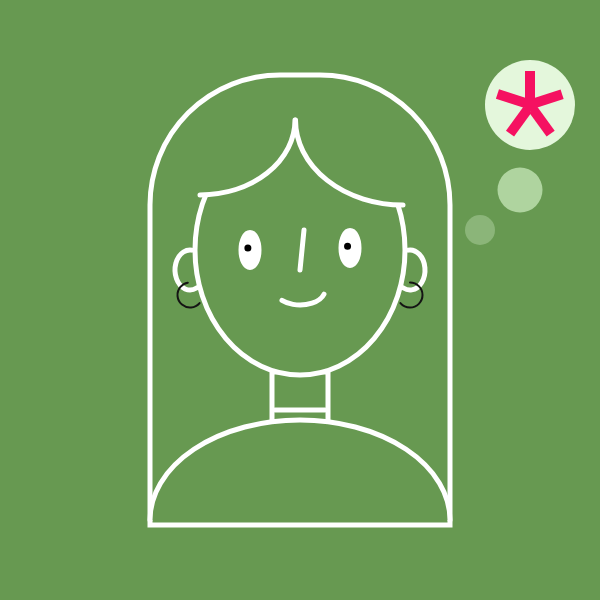
Frame 1 (no input)
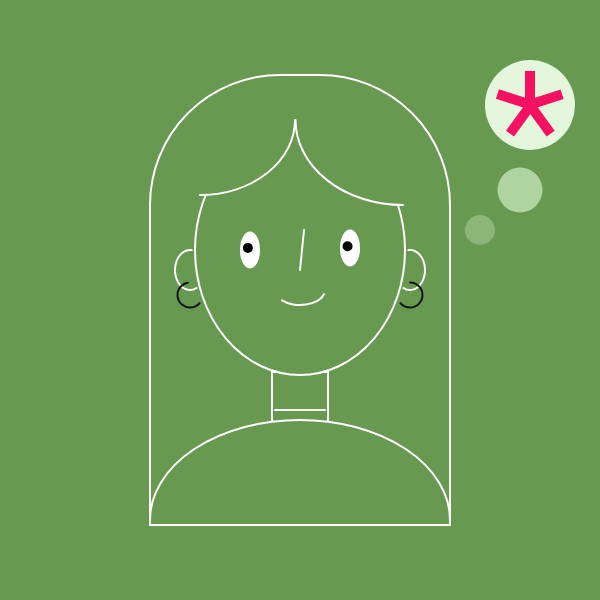
Frame 60 (no input)
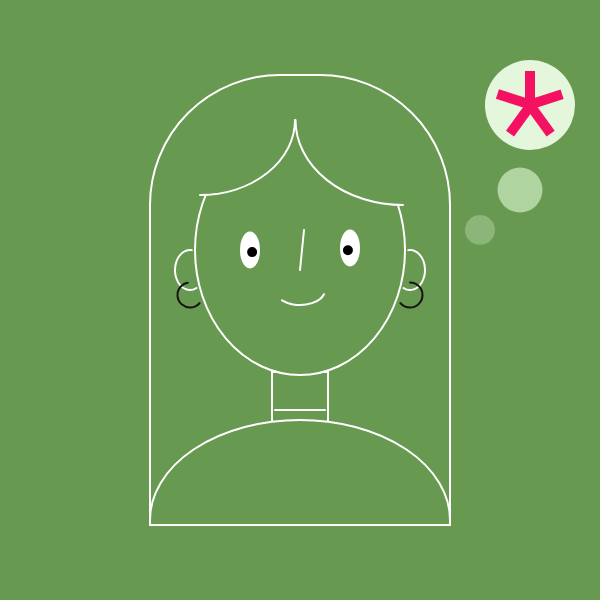
Frame 120 (the mouse pressed at the canvas centre since frame 60)

The p5.js sketch that drew these frames (run headless with seeded random() and noise() and a simulated clock; from frame 60 on, the mouse is pressed at the canvas centre):

// p5.js sketch
// ── sketch.js
let eyeRadius = 9; // Half the width of the eye
let pupilRadius = 6; // Half the width of the pupil

function setup() {
  createCanvas(600, 600);
  background(103, 153, 81);
  strokeWeight(5);
  angleMode(DEGREES);
  rectMode(CENTER);
}

function draw() {
  background(103, 153, 81); // Clear the background each frame

  // Neck and neckline
  noFill();
  stroke(255);
  rect(300, 400, 56);
  line(275, 410, 325, 410);

  // Head
  stroke(255);
  fill(103,153, 81);
  ellipse(300, 250, 210, 250);

  // Hair
  noFill();
  rect(300, 300, 300, 450, 130, 130, 0, 0);
  fill(103, 153, 81);
  arc(200, 120, 190, 150, 0, 90);
  arc(403, 120, 215, 170, 90, 180);
  noFill();

  // Eyes, nose, and mouth
  fill(255); // Eyes
  ellipse(250, 250, 18, 35); // Left eye
  ellipse(350, 248, 18, 35); // Right eye
  line(304, 230, 300, 270); // Nose
  noFill();
  arc(300, 290, 50, 30, 10, 150); // Mouth

  // Draw pupils
  drawPupil(250, 250);
  drawPupil(350, 248);

  // Body
  fill(103, 153, 81);
  arc(300, 520, 300, 200, 180, 360);

  // Ears and earrings
  arc(190, 270, 30, 40, 70, 275); // Left ear
  arc(410, 270, 30, 40, 265, 110); // Right ear
  stroke(20); // Earring color
  strokeWeight(2);
  noFill();
  arc(190, 295, 25, 25, 40, 260); // Left earring
  arc(410, 295, 25, 25, 270, 140); // Right earring

  // Thought bubbles + p5.js logo
  noStroke();
  fill(139, 181, 121);
  circle(480, 230, 30); // Small bubble
  fill(175, 212, 159);
  circle(520, 190, 45);
  fill(228, 247, 220);
  circle(530, 105, 90); // Large bubble
  fill(245, 17, 97);
  rect(530, 86, 10, 30);
  quad(499, 89.32, 495.9, 98.83, 524.6, 108.1, 527.6, 98.6);
  quad(505.97, 130.7, 514.06, 136.56, 531.69, 112.28, 523.6, 106.42);
  quad(528.97, 112.2, 546.6, 136.57, 554.69, 130.69, 537.1, 106.42);
  quad(532, 98.8, 535.08, 108.22, 563.62, 98.9, 560.6, 89.44);
  square(530, 106, 10); // Cover the middle
}

function drawPupil(cx, cy) {
  let d = dist(mouseX, mouseY, cx, cy);
  let angle = atan2(mouseY - cy, mouseX - cx);
  let pupilX = cx + cos(angle) * (eyeRadius - pupilRadius);
  let pupilY = cy + sin(angle) * (eyeRadius - pupilRadius);

  fill(0); // Pupil color
  ellipse(pupilX, pupilY, pupilRadius * 2, pupilRadius * 2);
}
